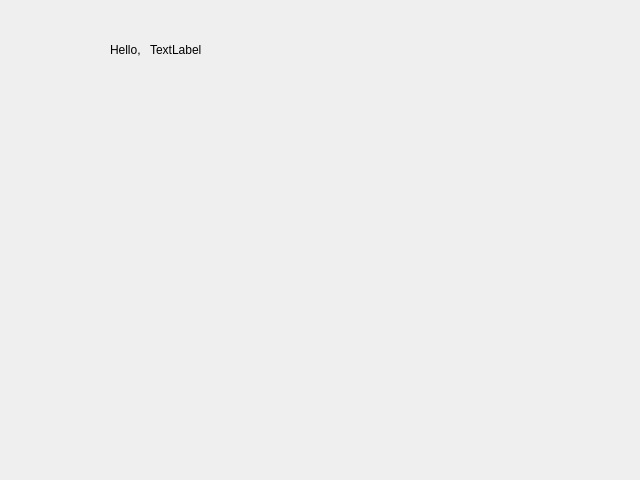
<?xml version="1.0" encoding="UTF-8"?>
<ui version="4.0">
 <class>Profile</class>
 <widget class="QWidget" name="Profile">
  <property name="geometry">
   <rect>
    <x>0</x>
    <y>0</y>
    <width>640</width>
    <height>480</height>
   </rect>
  </property>
  <property name="windowTitle">
   <string>Form</string>
  </property>
  <widget class="QLabel" name="helloLabel">
   <property name="geometry">
    <rect>
     <x>110</x>
     <y>40</y>
     <width>63</width>
     <height>20</height>
    </rect>
   </property>
   <property name="text">
    <string>Hello, </string>
   </property>
  </widget>
  <widget class="QLabel" name="usernameLabel">
   <property name="geometry">
    <rect>
     <x>150</x>
     <y>40</y>
     <width>63</width>
     <height>20</height>
    </rect>
   </property>
   <property name="text">
    <string>TextLabel</string>
   </property>
  </widget>
 </widget>
 <resources/>
 <connections/>
</ui>
